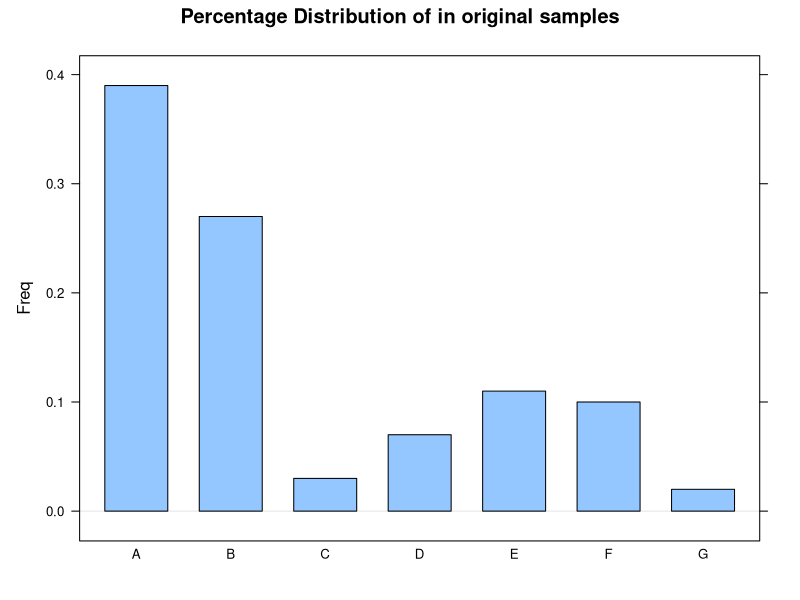
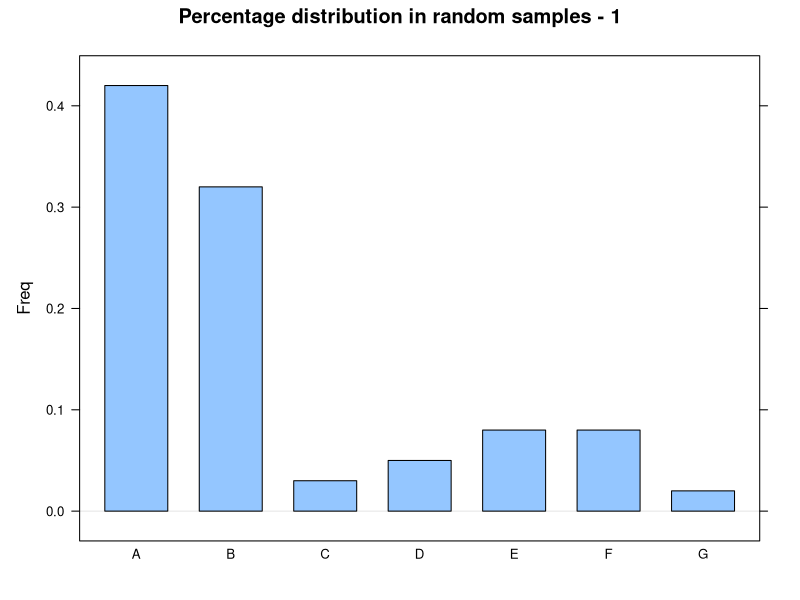
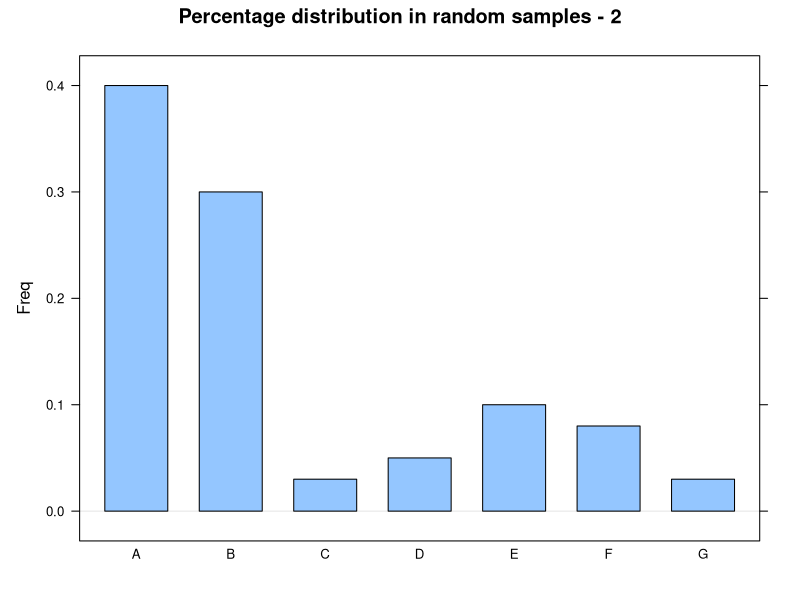
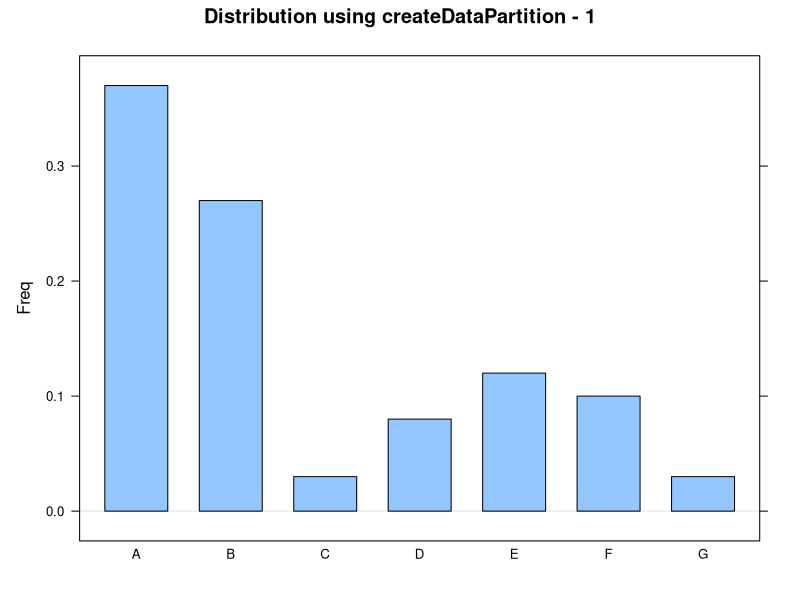
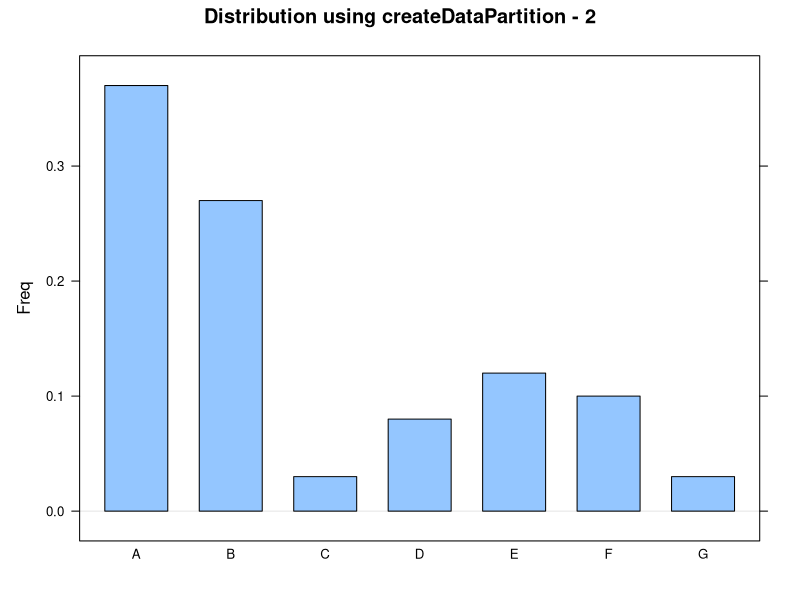

These figures' R source, in order:
## ---- chunk 1
knitr::opts_chunk$set(echo = FALSE)
knitr::opts_chunk$set(warning = FALSE)
knitr::opts_chunk$set(prompt = FALSE)
knitr::opts_chunk$set(error = FALSE)
knitr::opts_chunk$set(message = FALSE)
knitr::opts_chunk$set(cache = FALSE)
knitr::opts_chunk$set(fig.width = 5)
knitr::opts_chunk$set(fig.height = 5)
knitr::opts_knit$set(root.dir = 'C:/Users/2PAC/Documents/R/Predictive_Modeling/HW1')
## ---- chunk 2
list.packages = c("ggplot2", "mlbench", "lattice", "car", "knitr", "caret", "e1071", "DT", "gplots", "ROCR", "klaR", "corrplot", "AppliedPredictiveModeling", "data.table")
list.packages = unique(list.packages)
install.pack = list.packages %in% installed.packages()
if(length(list.packages[!install.pack]) > 0) 
  install.p = install.packages(list.packages[!install.pack])
library = lapply(list.packages, require, character.only=TRUE)
## ---- chunk 3
#for multiple density plot #the data should be melt.
my_densityplot = function(meltData)
{
  densityplot(~value|variable, data = meltData, scales = list(x = list(relation = "free"), y = list(relation = "free")), adjust = 1.25, pch = "|", xlab = "Predictor")
}

#for multiple histogram #the data should be melt
my_multipleHistogram = function(meltData, bins)
{
  ggplot(data = melt(meltData), mapping = aes(x = value)) + geom_histogram(bins = bins) + facet_wrap(~variable, scales = 'free_x')
}

#for multiple correlation plots with correlation coefficient & p-value calculation
panel.cor <- function(x, y, digits = 2, cex.cor, ...)
{
  usr <- par("usr"); on.exit(par(usr))
  par(usr = c(0, 1, 0, 1))
  # correlation coefficient
  r <- cor(x, y)
  txt <- format(c(r, 0.123456789), digits = digits)[1]
  txt <- paste("r= ", txt, sep = "")
  text(0.5, 0.6, txt)

  # p-value calculation
  p <- cor.test(x, y)$p.value
  txt2 <- format(c(p, 0.123456789), digits = digits)[1]
  txt2 <- paste("p= ", txt2, sep = "")
  if(p<0.01) txt2 <- paste("p= ", "<0.01", sep = "")
  text(0.5, 0.4, txt2)
}
## ---- chunk 4
data(ChemicalManufacturingProcess)
## ---- chunk 5
#set.seed(7658)
#pls_chem = train(Yield ~ ., data = ChemicalManufacturingProcess, method = "pls", preProc = c("center", "scale"), tuneLength = 10, trControl = trainControl(method = "repeatedcv", repeats = 5), na.action = na.pass)
#r2_val <- pls_chem$results[, c("ncomp", "Rsquared", "RsquaredSD")]
#r2_val$RsquaredSEM <- r2_val$RsquaredSD/sqrt(length(pls_chem$control$index))
## ---- chunk 6
error = c(0.0272,  0.0298,  0.0302,  0.0308, 0.0322,  0.0327,  0.0333,  0.0330, 0.0326, 0.0324)
mean = c(0.444,  0.500, 0.533, 0.545,  0.542, 0.537, 0.534, 0.534, 0.520, 0.507)
toler = round((mean - 0.545) / 0.545, 4)
## ---- chunk 7
data(oil)
#str(oilType) 
tb = round(table(oilType) / 96, 2)
barchart(tb, horizontal = F, main = 'Percentage Distribution of in original samples')
dist = as.data.frame(round(table(oilType) / 96, 2))
#kable(dist, caption = 'Percentage Distribution of in original samples')
## ---- chunk 8
sampNum = 60
set.seed(23123)
list_table = vector(mode = "list", length = 30)

#tb = round(table(oilType) / 96, 2)
#barchart(tb, horizontal = F)

for(i in 1:length(list_table))
  list_table[[i]] = round(table(sample(oilType, size = sampNum)) / 60, 2)
  #list_table[[i]] = sample(oilType, size = sampNum))

barchart(list_table[[1]], horizontal = F, main = 'Percentage distribution in random samples - 1')
barchart(list_table[[2]], horizontal = F, main = 'Percentage distribution in random samples - 2')
#cat("Percentage distribution in random samples")
#head(list_table, 5)
## ---- chunk 9
seed.set = 234901
list_caret = createDataPartition(oilType, p = 0.59, times = 30)
perc_caret = lapply(list_caret, function(x, y) round(table(y[x])/60, 2), y = oilType)

barchart(perc_caret[[1]], horizontal = F, main = 'Distribution using createDataPartition - 1')
barchart(perc_caret[[2]], horizontal = F, main = 'Distribution using createDataPartition - 2')
#cat("Percentage distribution using createDataPartition")
#head(perc_caret, 5)
## ---- chunk 10
sample_size = c(10, 15, 20, 25, 30, 20, 20, 20, 20, 20)
accuracy = c(0.9, 0.9, 0.9, 0.9, 0.9, 0.75, 0.80, 0.85, 0.9, 0.95)
bin1 = binom.test(round(accuracy[1]*sample_size[1]), sample_size[1])
dt = t(as.data.frame(round(bin1$conf.int, 3)))

for(i in 2:10)
{
  bin = binom.test(round(accuracy[i]*sample_size[i]), sample_size[i])
  new_tb = t(as.data.frame(round(bin$conf.int, 3)))
  dt = rbind(dt, new_tb)
}

rownames(dt) = NULL
colnames(dt) = c('lower_bound', 'upper_bound')

dt1 = data.frame(sample_size, accuracy)
dt2 = cbind(dt1, dt)
dt2$width = dt2$upper_bound - dt2$lower_bound
kable(dt2, caption = "Table of width using diffrent sample size and accuracy")
